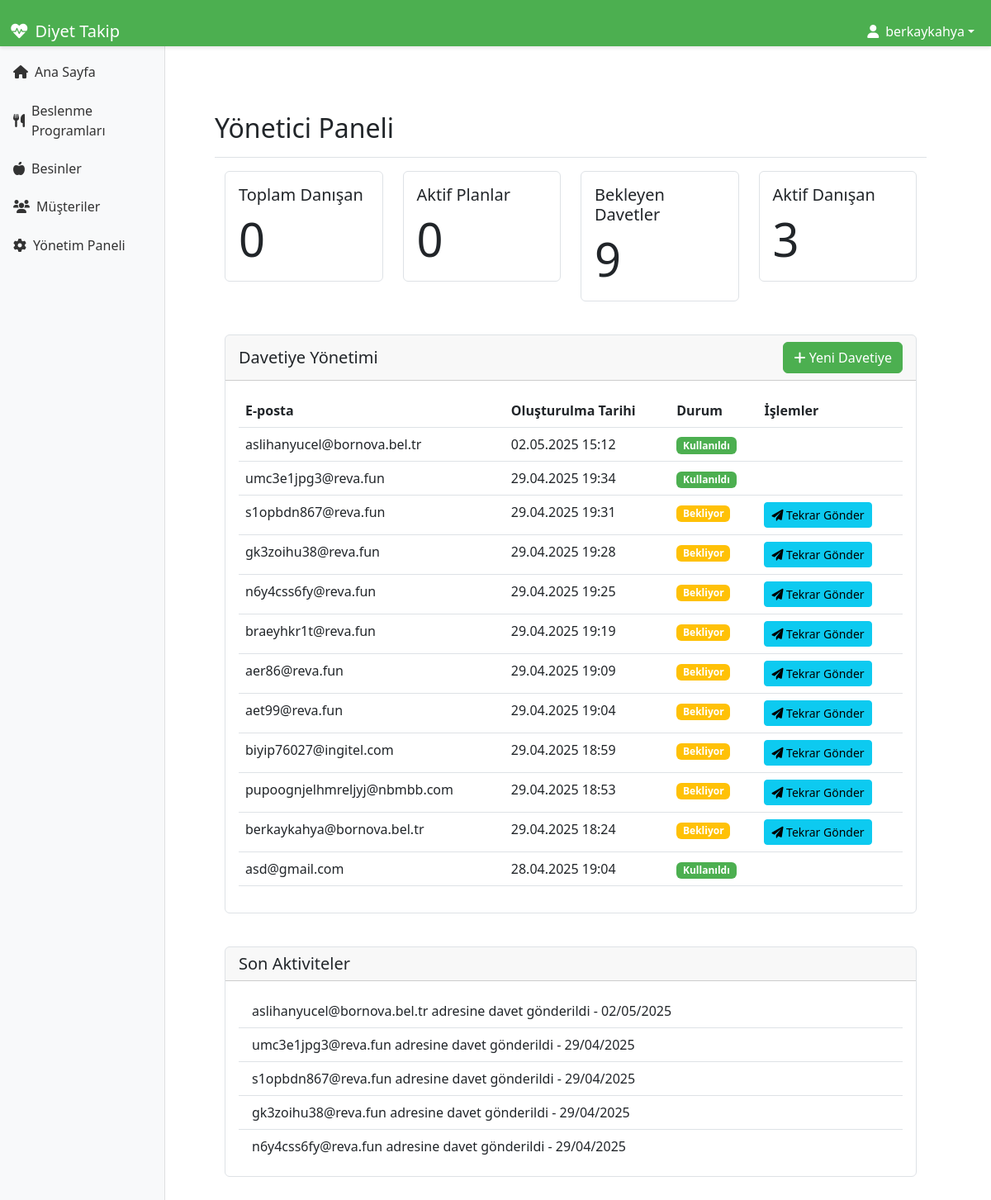
Page / (signed in) on the earlier database version.
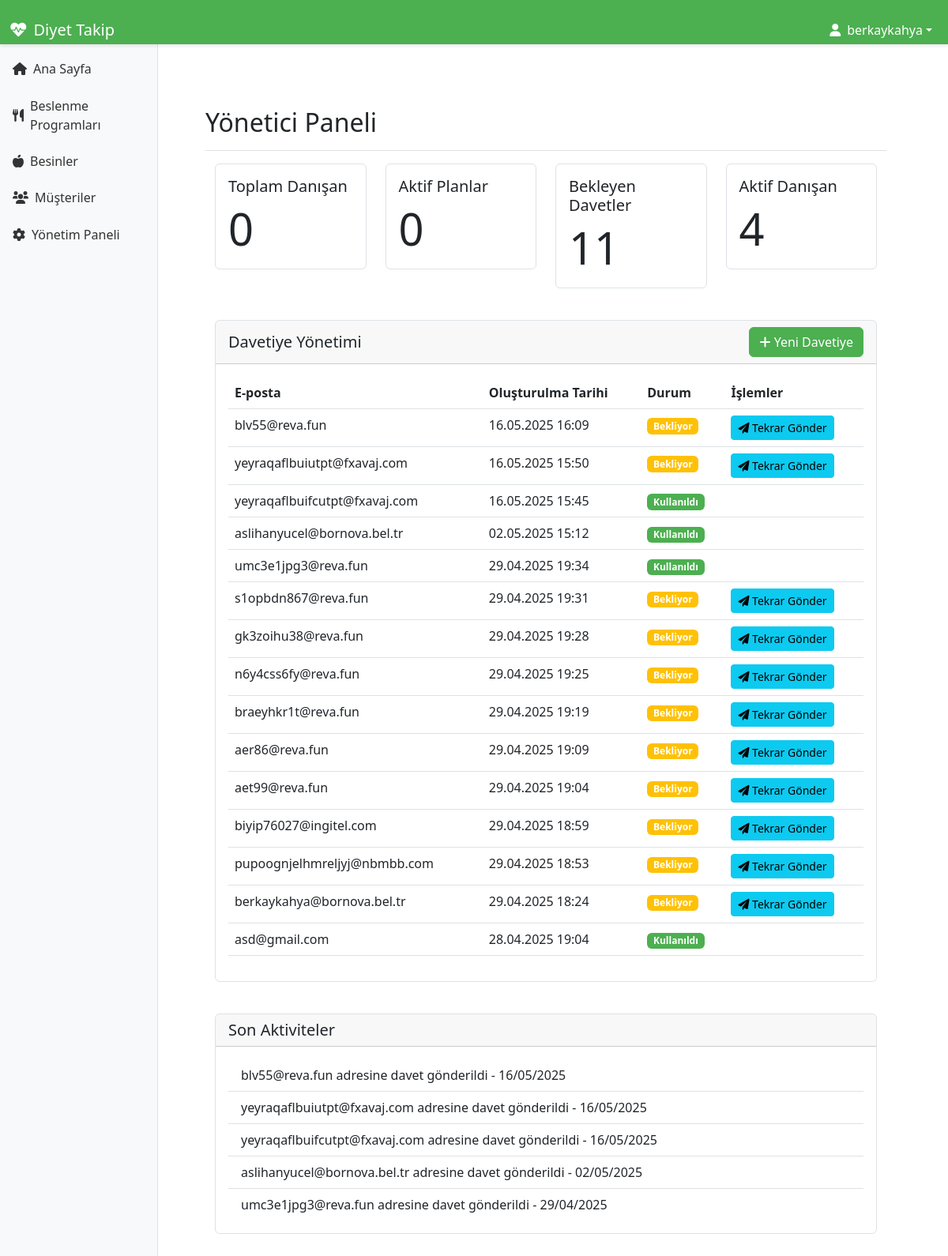
Same page on the later database version.
### invitations/models.py (models this page shows, shortened)
class Invitation(models.Model):
    email = models.EmailField(unique=True)
    token = models.UUIDField(default=uuid.uuid4, editable=False, unique=True)
    created_at = models.DateTimeField(default=timezone.now)
    used = models.BooleanField(default=False)

### dietapp/views.py (the view, shortened to what this page needs)
# urls.py: 2. Add a URL to urlpatterns:  path('', views.home, name='home')
def home(request):
    context = {}
    if request.user.is_authenticated:
        if request.user.is_superuser:
            context['client_count'] = Client.objects.count()
            context['active_plan_count'] = Plan.objects.filter(is_active=True).count()
            context['pending_invitation_count'] = Invitation.objects.filter(used=False).count()
            context['active_client_count'] = CustomUser.objects.filter(is_active=True, is_staff=False).count()
            context['invitations'] = Invitation.objects.all().order_by('-created_at')
            context['recent_activities'] = [
                f"{inv.email} adresine davet gönderildi - {inv.created_at.strftime('%d/%m/%Y')}"
                for inv in Invitation.objects.order_by('-created_at')[:5]
            ]
            context['is_admin'] = True
            return render(request, 'dashboard/admin_dashboard.html', context)
    return render(request, 'home.html', context)

### templates/dashboard/admin_dashboard.html (shortened to what the changed rows need)
{% extends 'base.html' %}
{% load static %}
{% block extra_css %}
<link rel="stylesheet" href="{% static 'css/sidebar.css' %}">
{% endblock %}
{% block content %}
<div class="container-fluid">
    <div class="row">
        <main class="col-md-9 ms-sm-auto col-lg-10 px-md-4">
            <div class="d-flex justify-content-between flex-wrap flex-md-nowrap align-items-center pt-3 pb-2 mb-3 border-bottom">
                <h1 class="h2">Yönetici Paneli</h1>
            </div>
            <div class="row">
                <div class="col-md-3">
                    <div class="card stat-card">
                        <div class="card-body">
                            <h5 class="card-title">Bekleyen Davetler</h5>
                            <p class="card-text display-4">{{ pending_invitation_count }}</p>
                        </div>
                    </div>
                </div>
                <div class="col-md-3">
                    <div class="card stat-card">
                        <div class="card-body">
                            <h5 class="card-title">Aktif Danışan</h5>
                            <p class="card-text display-4">{{ active_client_count }}</p>
                        </div>
                    </div>
                </div>
            </div>
            <div class="row mt-4">
                <div class="col-12">
                    <div class="card">
                        <div class="card-body">
                            <div class="table-responsive">
                                <table class="table table-hover">
                                    <thead>
                                        <tr>
                                            <th>E-posta</th>
                                            <th>Oluşturulma Tarihi</th>
                                            <th>Durum</th>
                                            <th>İşlemler</th>
                                        </tr>
                                    </thead>
                                    <tbody>
                                        {% for invitation in invitations %}
                                        <tr>
                                            <td>{{ invitation.email }}</td>
                                            <td>{{ invitation.created_at|date:"d.m.Y H:i" }}</td>
                                            <td>
                                                {% if invitation.used %}
                                                    <span class="badge bg-success">Kullanıldı</span>
                                                {% else %}
                                                    <span class="badge bg-warning">Bekliyor</span>
                                                {% endif %}
                                            </td>
                                            <td>
                                                {% if not invitation.used %}
                                                <button class="btn btn-sm btn-info" onclick="resendInvitation('{{ invitation.token }}')">
                                                    <i class="fas fa-paper-plane"></i> Tekrar Gönder
                                                </button>
                                                {% endif %}
                                            </td>
                                        </tr>
                                        {% empty %}
                                        <tr>
                                            <td colspan="4" class="text-center">Henüz davetiye bulunmuyor.</td>
                                        </tr>
                                        {% endfor %}
                                    </tbody>
                                </table>
                            </div>
                        </div>
                    </div>
                </div>
            </div>
            <div class="row mt-4">
                <div class="col-12">
                    <div class="card">
                        <div class="card-body">
                            <ul class="list-group list-group-flush">
                                {% for activity in recent_activities %}
                                    <li class="list-group-item">{{ activity }}</li>
                                {% empty %}
                                    <li class="list-group-item text-muted">Henüz aktivite bulunmuyor.</li>
                                {% endfor %}
                            </ul>
                        </div>
                    </div>
                </div>
            </div>
        </main>
    </div>
</div>
{% endblock %}

Differences in the rows shown:
added Invitation: email "blv55@reva.fun", created_at "16.05.2025 16:09", used "Bekliyor"
added Invitation: email "yeyraqaflbuiutpt@fxavaj.com", created_at "16.05.2025 15:50", used "Bekliyor"
added Invitation: email "yeyraqaflbuifcutpt@fxavaj.com", created_at "16.05.2025 15:45", used "Kullanıldı"
Other differences:
{{ pending_invitation_count }}: "9" → "11"
{{ active_client_count }}: "3" → "4"
new list line: "blv55@reva.fun adresine davet gönderildi - 16/05/2025"
new list line: "yeyraqaflbuiutpt@fxavaj.com adresine davet gönderildi - 16/05/2025"
new list line: "yeyraqaflbuifcutpt@fxavaj.com adresine davet gönderildi - 16/05/2025"
list line gone: "s1opbdn867@reva.fun adresine davet gönderildi - 29/04/2025"
list line gone: "gk3zoihu38@reva.fun adresine davet gönderildi - 29/04/2025"
list line gone: "n6y4css6fy@reva.fun adresine davet gönderildi - 29/04/2025"
